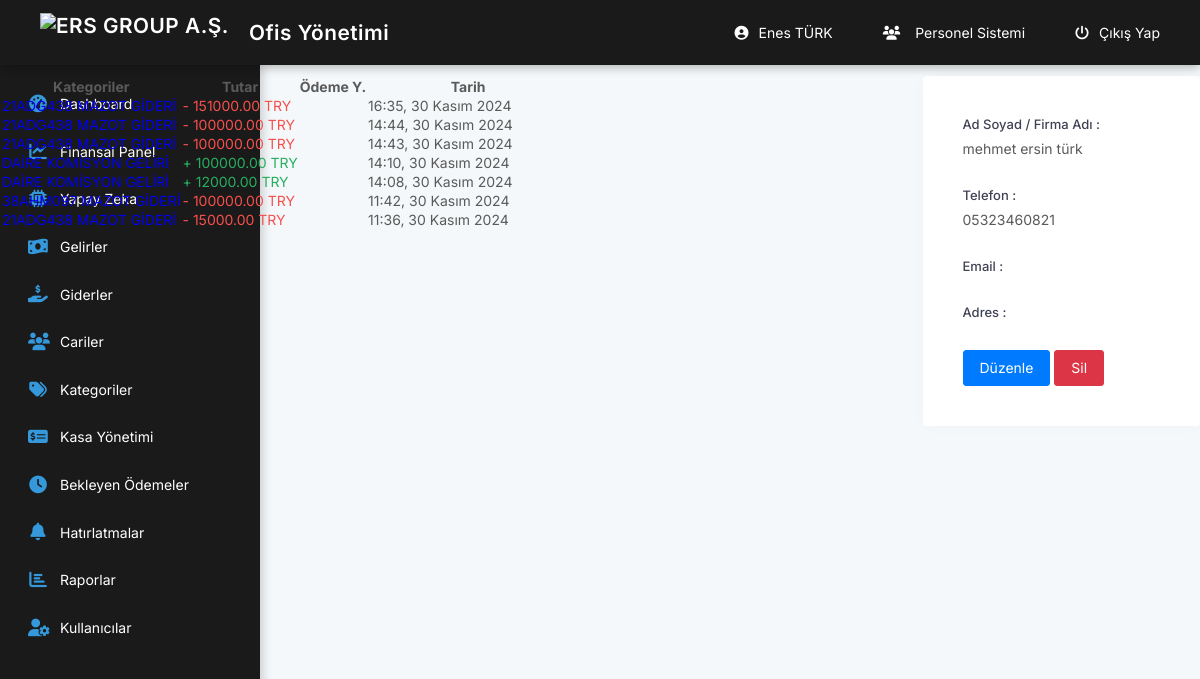
The app's page /muhasebe/customer.php?id=18 (signed in) with its own data.
### tables this page shows
CREATE TABLE `users` (
  `id` int(11) NOT NULL,
  `fullname` text NOT NULL,
  `phone` text NOT NULL,
  `email` text NOT NULL,
  `password` text NOT NULL,
  `uniqid` text NOT NULL,
  `status` tinyint(1) NOT NULL
);

CREATE TABLE `finances` (
  `id` int(11) NOT NULL,
  `u_id` int(11) NOT NULL,
  `customer_id` int(11) NOT NULL,
  `category_id` int(11) NOT NULL,
  `method_id` int(11) NOT NULL,
  `price` decimal(10,2) NOT NULL,
  `event_type` int(11) NOT NULL,
  `description` text DEFAULT NULL,
  `adddate` datetime NOT NULL DEFAULT current_timestamp(),
  `is_recurring` tinyint(1) DEFAULT 0,
  `recurring_start_date` date DEFAULT NULL,
  `recurring_months` int(11) DEFAULT NULL,
  `parent_recurring_id` int(11) DEFAULT NULL,
  `recurring_count` int(11) DEFAULT NULL,
  `safe_id` int(11) DEFAULT NULL,
  `payment_source_type` varchar(20) DEFAULT NULL,
  `payment_source_id` int(11) DEFAULT NULL,
  `payment_status` tinyint(1) DEFAULT NULL,
  `transaction_id` int(11) DEFAULT NULL,
  `ai_categorized` tinyint(1) DEFAULT 0,
  `ai_confidence` decimal(5,2) DEFAULT 0.00,
  `ai_matched_keywords` text DEFAULT NULL,
  `ai_suggested_categories` text DEFAULT NULL,
  `ai_analysis_data` longtext DEFAULT NULL
);

CREATE TABLE `categories` (
  `id` int(11) NOT NULL,
  `title` text NOT NULL,
  `type` enum('income','expense') NOT NULL DEFAULT 'expense'
);

CREATE TABLE `customers` (
  `id` int(11) NOT NULL,
  `title` text NOT NULL,
  `phone` text DEFAULT NULL,
  `email` text DEFAULT NULL,
  `tax_no` text DEFAULT NULL,
  `tax_office` text DEFAULT NULL,
  `address` text DEFAULT NULL,
  `status` tinyint(1) NOT NULL
);

### muhasebe/_class/class.php (called while the page is built, shortened)
<?php
class PIA {
	static $pdo = null;
	static $charset = 'UTF8';
	static $last_stmt = null;
	public static function instance(){
		return
		self::$pdo == null ?
		self::init() :
		self::$pdo;
	}
	public static function init(){
		self::$pdo = new PDO(
			'mysql:host=' . MYSQL_HOST .';dbname=' . MYSQL_DB,
			MYSQL_USER,
			MYSQL_PASS
		);
		self::$pdo->exec('SET NAMES `' . self::$charset . '`');
		self::$pdo->setAttribute(PDO::ATTR_DEFAULT_FETCH_MODE, PDO::FETCH_OBJ);
		return self::$pdo;
	}
	public static function query($query, $bindings = null){
		if(is_null($bindings)){
			if(!self::$last_stmt = self::instance()->query($query))
			return false;
		}else{
			self::$last_stmt = self::prepare($query);
			if(!self::$last_stmt->execute($bindings))
			return false;
		}
		return self::$last_stmt;
	}
	public static function get_row($query, $bindings = null){
		if(!$stmt = self::query($query, $bindings))
		return false;
		return $stmt->fetch();
	}
	public static function control($theValue, $theType, $strip_tags=false) {
		$theValue = addslashes(trim($theValue)) ;
		switch ($theType) {
			case "text":
				$theValue = ($theValue != "") ? "'" . $theValue . "'" : "NULL";
			break;
			case "long":
			case "int":
				$theValue = ($theValue != "") ? intval($theValue) : "NULL";
			break;
		}
		return $theValue;
	}
	public static function time_tr($adddate, $pattern='time, day month year'){
		$months = array('Ocak','Şubat','Mart','Nisan','Mayıs','Haziran','Temmuz','Ağustos', 'Eylül', 'Ekim', 'Kasım', 'Aralık');
		$time =  date('H:i',  strtotime($adddate));
		$day = date('j ', strtotime($adddate));
		$month = $months[date('m',  strtotime($adddate)) - 1];
		$year = date('Y',  strtotime($adddate));
		return str_replace(array('time', 'day', 'month', 'year'), array($time, $day, $month, $year), $pattern);
	}
}
$pia = New PIA;
?>

### muhasebe/_class/config.php (called while the page is built, shortened)
<?php
require('class.php');
if(isset($_COOKIE['admin_id'])){
	$uniqid =  $pia->control($_COOKIE['admin_id'],'text');
	$admin = $pia->get_row("SELECT * FROM users WHERE uniqid=$uniqid");
}
?>

### muhasebe/customer.php (the view, shortened to what this page needs)
<?php require('_class/config.php');  require('session.php');   ?>
<!DOCTYPE html>
<html>
      <head>
            <?php
                  require('_inc/head.php');
                  $customer_id = $pia->control($_GET['id'],'int');
                  $customers_row = $pia->get_row("SELECT * FROM customers WHERE id=$customer_id");
            ?>
      </head>
      <body>
            <?php require('_inc/header.php'); ?>
            <section class="content">
                  <div class="title">
                        <div class="left">
                              <h1><?=$customers_row->title;?></h1>
                              <ul class="breadcrumb">
                                    <li><a href="main.php">Anasayfa</a></li>
                                    <li><a href="customers.php">Cariler</a></li>
                                    <li><a href="customers.php?id=<?=$customers_row->id;?>"><?=$customers_row->title;?></a></li>
                              </ul>
                        </div>
                  </div>
                  	<div class="row reports">
                  		<div class="col-md-9 col-xs-12 left xs-mb-30">
            						<table class="table"  data-ordering="false" data-paging="false">
            							<thead>
            								<tr>
                                                                  <th>Kategoriler</th>
                                                                  <th>Tutar</th>
            									<th>Ödeme Y.</th>
            									<th>Tarih</th>
            								</tr>
            							</thead>
            							<tbody>
            								<?php
      										$list = $pia->query("SELECT * FROM finances WHERE customer_id=$customers_row->id ORDER BY adddate DESC");
      										foreach($list as $item){
      											$category_row = $pia->get_row("SELECT * FROM categories WHERE id=$item->category_id");
      										      $methods_row = $pia->get_row("SELECT * FROM methods WHERE id=$item->method_id");
                                                                        $price = $item->event_type==0 ? '<span class="text-danger">- '.$item->price.' TRY</span>' : '<span class="text-success">+ '.$item->price.' TRY</span>' ;
            								?>
            								<tr>
                                                                  <td><a href="customer.php?id=<?=$customers_row->id;?>&view_id=<?=$item->id;?>"><?=$category_row->title;?></a></td>
            									<td><?=$price;?></td>
                                                                  <td><?=$methods_row->title;?></td>
            									<td width="200" class="text-right"><?=$pia->time_tr($item->adddate);?></td>
            								</tr>
            								<?php } ?>
            							</tbody>
            						</table>
					</div>
                              <div class="col-md-3 col-xs-12 right ">
                                    <div class="panel-default">
                                          <div class="panel-body">
                                                <div class="form-group">
                                                      <label>Ad Soyad / Firma Adı : </label> <?=@$customers_row->title;?>
                                                </div>
                                               <div class="form-group">
                                                      <label>Telefon : </label><?=@$customers_row->phone;?>
                                                </div>
                                                <div class="form-group">
                                                      <label>Email : </label><?=@$customers_row->email;?>
                                                </div>
                                                <div class="form-group">
                                                      <label>Adres :</label> <?=@$customers_row->address;?>
                                                </div>
                                                <a href="customers.php?edit=<?=$customers_row->id;?>" class="btn-primary" target="_blank">Düzenle</a>
                                                            <a onclick="_delete('customers', <?=$customers_row->id;?>);" target="_blank" class="btn-danger">Sil</a>
                                          </div>
                                    </div>
                              </div>
				</div>
           </section>
     </body>
</html>

### muhasebe/_inc/header.php (shortened to what this page needs)
<header class="header">
    <a href="https://ersinemlak.com.tr" class="logo">
        <img src="../logo1.png" alt="ERS GROUP A.Ş." class="logo-img"> Ofis Yönetimi
    </a>
    <div class="header-right">
        <a href="users.php?edit=<?=$admin->id;?>" class="user-link">
            <i class="fas fa-user-circle"></i> <?=$admin->fullname;?>
        </a>
        <a href="../personel/" class="personnel-link">
            <i class="fas fa-users"></i> Personel Sistemi
        </a>
        <a href="logout.php" class="logout-link">
            <i class="fas fa-power-off"></i> Çıkış Yap
        </a>
    </div>
</header>
<div class="sidebar">
    <nav class="sidebar-nav">
        <ul>
            <li>
                <a href="main.php">
                    <i class="fas fa-tachometer-alt"></i>
                    <span>Dashboard</span>
                </a>
            </li>
            <li>
                <a href="financial_dashboard.php">
                    <i class="fas fa-chart-line"></i>
                    <span>Finansal Panel</span>
                </a>
            </li>
            <li>
                <a href="chatbot.php">
                    <i class="fas fa-microchip"></i>
                    <span>Yapay Zeka</span>
                </a>
            </li>
            <li>
                <a href="income.php">
                    <i class="fas fa-money-bill-wave"></i>
                    <span>Gelirler</span>
                </a>
            </li>
            <li>
                <a href="expense.php">
                    <i class="fas fa-hand-holding-usd"></i>
                    <span>Giderler</span>
                </a>
            </li>
            <li>
                <a href="customers.php">
                    <i class="fas fa-users"></i>
                    <span>Cariler</span>
                </a>
            </li>
            <li>
                <a href="categories.php">
                    <i class="fas fa-tags"></i>
                    <span>Kategoriler</span>
                </a>
            </li>
            <li>
    <a href="safes.php">
        <i class="fas fa-money-check-alt"></i>
        <span>Kasa Yönetimi</span>
    </a>
</li>
            <li>
                <a href="pending_payments.php">
                    <i class="fas fa-clock"></i>
                    <span>Bekleyen Ödemeler</span>
                </a>
            </li>
            <li>
                <a href="reminders.php">
                    <i class="fas fa-bell"></i>
                    <span>Hatırlatmalar</span>
                </a>
            </li>
            <li>
                <a href="reports.php">
                    <i class="fas fa-chart-bar"></i>
                    <span>Raporlar</span>
                </a>
            </li>
            <li>
                <a href="users.php">
                    <i class="fas fa-user-cog"></i>
                    <span>Kullanıcılar</span>
                </a>
            </li>
        </ul>
    </nav>
</div>

### muhasebe/_inc/header.php (style rules this page uses)
.logo { display: flex; align-items: center; text-decoration: none; }
.logo-img { height: 40px; margin-right: 10px; object-fit: contain; }
.personnel-link { display: inline-flex; align-items: center; padding: 0 15px; color: #333; text-decoration: none; transition: color 0.3s ease; }
.personnel-link i { margin-right: 5px; }
:root { --primary-color: #1a1a1a; --secondary-color: #2d2d2d; --accent-color: #3498db; --text-color: #ffffff; --hover-color: #3a3a3a; --sidebar-width: 260px; --header-height: 65px; }
.header { background: var(--primary-color); height: var(--header-height); position: fixed; top: 0; left: 0; right: 0; z-index: 1000; display: flex; justify-content: space-between; align-items: center; padding: 0 25px; box-shadow: 0 2px 10px rgba(0,0,0,0.3); }
.header a { color: var(--text-color); text-decoration: none; padding: 10px 15px; border-radius: 8px; transition: all 0.3s ease; display: flex; align-items: center; gap: 10px; }
.header-right { display: flex; align-items: center; gap: 20px; }
.logo { font-size: 1.3rem; font-weight: 600; letter-spacing: 0.5px; }
.sidebar { background: var(--primary-color); width: var(--sidebar-width); height: calc(100vh - var(--header-height)); position: fixed; top: var(--header-height); left: 0; overflow-y: auto; transition: all 0.3s ease; box-shadow: 2px 0 10px rgba(0,0,0,0.2); }
.sidebar-nav ul { list-style: none; padding: 15px 0; margin: 0; }
.sidebar-nav li a { display: flex; align-items: center; padding: 15px 25px; color: var(--text-color); text-decoration: none; transition: all 0.3s ease; border-left: 3px solid transparent; }
.sidebar-nav i { margin-right: 12px; width: 20px; text-align: center; font-size: 1.1rem; color: var(--accent-color); }

### records on screen
users: fullname "Enes TÜRK"
finances: category.title "21ADG438 MAZOT GİDERİ", price "151000.00", adddate "16:35, 30 Kasım 2024"
finances: price "100000.00", adddate "14:44, 30 Kasım 2024"
finances: category.title "21ADG438 MAZOT GİDERİ", price "100000.00", adddate "14:43, 30 Kasım 2024"
finances: category.title "DAİRE KOMİSYON GELİRİ", price "100000.00", adddate "14:10, 30 Kasım 2024"
finances: category.title "DAİRE KOMİSYON GELİRİ", price "12000.00", adddate "14:08, 30 Kasım 2024"
finances: category.title "38AHM097 MAZOT GİDERİ", price "100000.00", adddate "11:42, 30 Kasım 2024"
finances: price "15000.00", adddate "11:36, 30 Kasım 2024"
customers: title "mehmet ersin türk", phone "05323460821"
